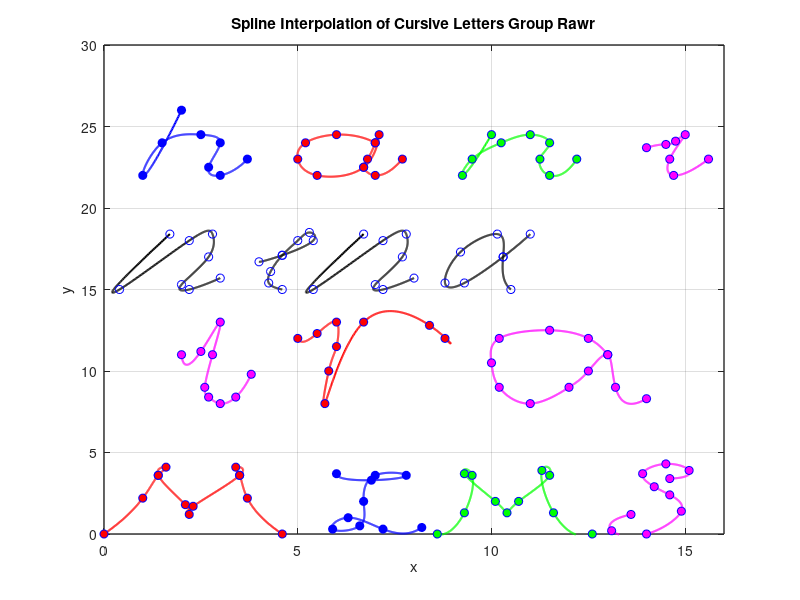

Here is the MATLAB script that generated this plot:

%% MIMS
% data coordinates for letter 'M I M S'
x_m_1 = [0 1.0 1.4 1.6 1.4 2.1 2.2 2.3 3.5 3.4 3.5 3.7 4.6];
y_m_1 = [0 2.2 3.6 4.1 3.6 1.8 1.2 1.7 3.6 4.1 3.6 2.2 0.0];

x_i_3 = [6.0 6.9 7.8 7.0 6.7 6.6 5.9 6.3 7.2 8.2];
y_i_3 = [3.7 3.3 3.6 3.6 2.0 0.5 0.3 1.0 0.3 0.4];

x_m_2 = [8.6 9.3 9.5 9.3 10.1 10.4 10.7 11.5 11.3 11.6 12.6];
y_m_2 = [0.0 1.3 3.6 3.7 2.0 1.3 2.0 3.6 3.9 1.3 0];

x_s = [14.6 15.1 14.5 13.9 14.2 14.6 14.9 14.0 13.1 13.6];
y_s = [3.4 3.9 4.3 3.7 2.9 2.4 1.4 0.0 0.2 1.2];

n_m_1 = length(x_m_1);
n_i_3 = length(x_i_3);
n_m_2 = length(x_m_2);
n_s = length(x_s);

% Parametric coordinate t for 'M I M S'
t_m_1 = 0:n_m_1-1;
t_i_3 = 0:n_i_3-1; 
t_m_2 = 0:n_m_2-1;
t_s = 0:n_s-1; 

% More dense coordinate tt for spline interpolation of 'M I M S'
tt_m_1 = 0:0.01:n_m_1-1; 
tt_i_3 = 0:0.01:n_i_3-1;
tt_m_2 = 0:0.01:n_m_2-1; 
tt_s = 0:0.01:n_s-1;

% Compute spline interpolation for 'M I M S'
xx_m_1 = spline(t_m_1, x_m_1, tt_m_1);
yy_m_1 = spline(t_m_1, y_m_1, tt_m_1);

xx_i_3 = spline(t_i_3, x_i_3, tt_i_3);
yy_i_3 = spline(t_i_3, y_i_3, tt_i_3);

xx_m_2 = spline(t_m_2, x_m_2, tt_m_2);
yy_m_2 = spline(t_m_2, y_m_2, tt_m_2);

xx_s = spline(t_s, x_s, tt_s);
yy_s = spline(t_s, y_s, tt_s);

% Plot settings
figure(1)
plot(xx_m_1, yy_m_1, 'red', 'LineWidth', 1.5) 
hold on
plot(x_m_1, y_m_1, 'bo', 'MarkerFaceColor', 'red') 

plot(xx_i_3, yy_i_3, 'b', 'LineWidth', 1.5) 
plot(x_i_3, y_i_3, 'bo', 'MarkerFaceColor', 'blue') 

plot(xx_m_2, yy_m_2, 'green', 'LineWidth', 1.5) 
plot(x_m_2, y_m_2, 'bo', 'MarkerFaceColor', 'green') 

plot(xx_s, yy_s, 'magenta', 'LineWidth', 1.5) 
plot(x_s, y_s, 'bo', 'MarkerFaceColor', 'magenta') 


%% IRA
% data coordinates for letter 'I'
x_i_4 = [2 2.5 3.0 2.8 2.6 2.7 3.0 3.4 3.8];
y_i_4 = [11 11.2 13.0 11 9 8.4 8 8.4 9.8];

% % data coordinates for letter 'R'
x_r = [5 5.5 6 6 5.8 5.7 6.7 8.4 8.8];
y_r = [12 12.3 13 11.5 10 8 13 12.8 12];


% data coordinates for letter 'A'
x_a_3 = [13 12.5 11.5 10.2 10 10.2 11 12 12.5 13 13.2 14];
y_a_3 = [11 12 12.5 12 10.5 9 8 9 10 11 9 8.3];


n_i_4 = length(x_i_4);
n_r = length(x_r);
n_a_3 = length(x_a_3);

t_i_4 = 0:n_i_4-1;
t_r = 0:n_r-1;
t_a_3 = 0:n_a_3-1; 

tt_i_4 = 0:0.01:n_i_4-1; 
tt_r = 0:0.01:n_r-1; 
tt_a_3 = 0:0.01:n_a_3-1;

% Compute spline interpolation for 'I'
xx_i_4 = spline(t_i_4, x_i_4, tt_i_4);
yy_i_4 = spline(t_i_4, y_i_4, tt_i_4);

% Compute spline interpolation for 'R'
xx_r = spline(t_r, x_r, tt_r);
yy_r = spline(t_r, y_r, tt_r);

% Compute spline interpolation for 'A'
xx_a_3 = spline(t_a_3, x_a_3, tt_a_3);
yy_a_3 = spline(t_a_3, y_a_3, tt_a_3);


% Plot settings
figure(1)
plot(xx_i_4, yy_i_4, 'magenta', 'LineWidth', 1.5) 
hold on
plot(x_i_4, y_i_4, 'bo', 'MarkerFaceColor', 'magenta') 

plot(xx_r, yy_r, 'red', 'LineWidth', 1.5) 
plot(x_r, y_r, 'bo', 'MarkerFaceColor', 'red') 

plot(xx_a_3, yy_a_3, 'magenta', 'LineWidth', 1.5) 
plot(x_a_3, y_a_3, 'bo', 'MarkerFaceColor', 'magenta') 

%% ---------------------------------------- nina ----------------------------------------
% n_2
x_n_2 = [1.7 0.4 2.2 2.8 2.7 2 2.2 3];
y_n_2 = [18.4 15 18 18.4 17 15.3 15 15.7];

% i_2
x_i_2 = [4 4.6 5.4 5.3 5 4.6 4.3 4.25 4.6];
y_i_2 = [16.7 17.1 18 18.5 18 17.1 16.1 15.4 15];

% n_3
x_n_3 = [6.7 5.4 7.2 7.8 7.7 7 7.2 8];
y_n_3 = [18.4 15 18 18.4 17 15.3 15 15.7];

% a
x_a_2 = [11 10.3 9.3 8.8 9.2 10.15 10.3 10.5];
y_a_2 = [18.4 17 15.4 15.4 17.3 18.4 17 15];

n_n_2 = length(x_n_2); 
n_i_2 = length(x_i_2); 
n_n_3 = length(x_n_3); 
n_a_2 = length(x_a_2);

t_n_2 = 0:n_n_2-1; 
t_i_2 = 0:n_i_2-1; 
t_n_3 = 0:n_n_3-1; 
t_a_2 = 0:n_a_2-1;

tt_n_2 = 0:0.01:n_n_2-1; 
tt_i_2 = 0:0.01:n_i_2-1; 
tt_n_3 = 0:0.01:n_n_3-1; 
tt_a_2 = 0:0.01:n_a_2-1;

xx_n_2 = spline(t_n_2, x_n_2, tt_n_2);
xx_i_2 = spline(t_i_2, x_i_2, tt_i_2);
xx_n_3 = spline(t_n_3, x_n_3, tt_n_3);
xx_a_2 = spline(t_a_2, x_a_2, tt_a_2);

yy_n_2 = spline(t_n_2, y_n_2, tt_n_2);
yy_i_2 = spline(t_i_2, y_i_2, tt_i_2);
yy_n_3 = spline(t_n_3, y_n_3, tt_n_3);
yy_a_2 = spline(t_a_2, y_a_2, tt_a_2);

figure(1)
plot(xx_n_2, yy_n_2, 'k', 'LineWidth', 1.5)
hold on
plot(x_n_2, y_n_2, 'bo')

plot(xx_i_2, yy_i_2, 'k', 'LineWidth', 1.5)
plot(x_i_2, y_i_2, 'bo')

plot(xx_n_3, yy_n_3, 'k', 'LineWidth', 1.5)
plot(x_n_3, y_n_3, 'bo')

plot(xx_a_2, yy_a_2, 'k', 'LineWidth', 1.5)
plot(x_a_2, y_a_2, 'bo')

%% HANI --------------------------------------------------------------------------------------

% data coordinates for letter 'H'
x_h = [2.0 1.0 1.5 2.5 3.0 2.7 3.0 3.7];
y_h = [26 22 24 24.5 24 22.5 22 23];

% % data coordinates for letter 'A'
x_a_1 = [7.0 6.0 5.2 5.0 5.5 6.7 7.1 7.0 6.8 6.7 7.0 7.7];
y_a_1 = [24 24.5 24 23 22 22.5 24.5 24 23 22.5 22 23];

% data coordinates for letter 'N'
x_n_1 = [10.0 9.25 9.5 10.25 11.0 11.5 11.25 11.5 12.2];
y_n_1 = [24.5 22 23 24 24.5 24 23 22 23];

% data coordinates for letter 'I'
x_i_1 = [14.0 14.5 14.75 15.0 14.6 14.7 15.6];
y_i_1 = [23.7 23.9 24.1 24.5 23 22 23];

n_h = length(x_h);
n_a_1 = length(x_a_1);
n_n_1 = length(x_n_1);
n_i_1 = length(x_i_1);

t_h = 0:n_h-1; 
t_a_1 = 0:n_a_1-1; 
t_n_1 = 0:n_n_1-1; 
t_i_1 = 0:n_i_1-1;

tt_h = 0:0.01:n_h-1; 
tt_a_1 = 0:0.01:n_a_1-1; 
tt_n_1 = 0:0.01:n_n_1-1; 
tt_i_1 = 0:0.01:n_i_1-1; 

% Compute spline interpolation for 'H'
xx_h = spline(t_h, x_h, tt_h);
yy_h = spline(t_h, y_h, tt_h);

% Compute spline interpolation for 'A'
xx_a_1 = spline(t_a_1, x_a_1, tt_a_1);
yy_a_1 = spline(t_a_1, y_a_1, tt_a_1);

% Compute spline interpolation for 'N'
xx_n_1 = spline(t_n_1, x_n_1, tt_n_1);
yy_n_1 = spline(t_n_1, y_n_1, tt_n_1);

% Compute spline interpolation for 'I'
xx_i_1 = spline(t_i_1, x_i_1, tt_i_1);
yy_i_1 = spline(t_i_1, y_i_1, tt_i_1);

% Plot settings
figure(1)
plot(xx_h, yy_h, 'blue', 'LineWidth', 1.5) 
hold on
plot(x_h, y_h, 'bo', 'MarkerFaceColor', 'blue') 

plot(xx_a_1, yy_a_1, 'red', 'LineWidth', 1.5)
plot(x_a_1, y_a_1, 'bo', 'MarkerFaceColor', 'red')

plot(xx_n_1, yy_n_1, 'green', 'LineWidth', 1.5)
plot(x_n_1, y_n_1, 'bo', 'MarkerFaceColor', 'green')

plot(xx_i_1, yy_i_1, 'magenta', 'LineWidth', 1.5)
plot(x_i_1, y_i_1, 'bo', 'MarkerFaceColor', 'magenta') 

%% --------------------------------------------------------------------------------------
axis([0 16 0 30])
grid on
title('Spline Interpolation of Cursive Letters Group Rawr')
xlabel('x')
ylabel('y')
set(gca, 'FontSize', 10, 'LineWidth', 1)
grid on
